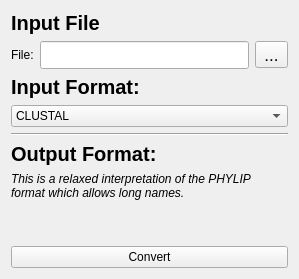
        <widget class="QWidget" name="fileConverterPage">
         <layout class="QGridLayout" name="gridLayout_2">
          <item row="0" column="0">
           <widget class="QLabel" name="label">
            <property name="font">
             <font>
              <pointsize>15</pointsize>
              <weight>75</weight>
              <bold>true</bold>
             </font>
            </property>
            <property name="text">
             <string>Input File</string>
            </property>
           </widget>
          </item>
          <item row="3" column="0">
           <widget class="QLabel" name="inputFormatLabel">
            <property name="font">
             <font>
              <pointsize>15</pointsize>
              <weight>75</weight>
              <bold>true</bold>
             </font>
            </property>
            <property name="text">
             <string>Input Format:</string>
            </property>
           </widget>
          </item>
          <item row="5" column="0">
           <widget class="Line" name="line_2">
            <property name="orientation">
             <enum>Qt::Horizontal</enum>
            </property>
           </widget>
          </item>
          <item row="7" column="0">
           <widget class="QLabel" name="outputFormatDescriptionLabel">
            <property name="font">
             <font>
              <italic>true</italic>
             </font>
            </property>
            <property name="text">
             <string>This is a relaxed interpretation of the PHYLIP format which allows long names.</string>
            </property>
            <property name="wordWrap">
             <bool>true</bool>
            </property>
           </widget>
          </item>
          <item row="8" column="0">
           <spacer name="verticalSpacer">
            <property name="orientation">
             <enum>Qt::Vertical</enum>
            </property>
            <property name="sizeHint" stdset="0">
             <size>
              <width>20</width>
              <height>40</height>
             </size>
            </property>
           </spacer>
          </item>
          <item row="9" column="0">
           <widget class="QPushButton" name="runFileConverterBtn">
            <property name="focusPolicy">
             <enum>Qt::NoFocus</enum>
            </property>
            <property name="text">
             <string>Convert</string>
            </property>
           </widget>
          </item>
          <item row="6" column="0">
           <widget class="QLabel" name="outputFormatLabel">
            <property name="font">
             <font>
              <pointsize>15</pointsize>
              <weight>75</weight>
              <bold>true</bold>
             </font>
            </property>
            <property name="text">
             <string>Output Format:</string>
            </property>
           </widget>
          </item>
          <item row="4" column="0">
           <widget class="QComboBox" name="inputFormatComboBox">
            <property name="sizePolicy">
             <sizepolicy hsizetype="MinimumExpanding" vsizetype="Fixed">
              <horstretch>0</horstretch>
              <verstretch>0</verstretch>
             </sizepolicy>
            </property>
            <item>
             <property name="text">
              <string>CLUSTAL</string>
             </property>
            </item>
            <item>
             <property name="text">
              <string>EMBOSS</string>
             </property>
            </item>
            <item>
             <property name="text">
              <string>FASTA</string>
             </property>
            </item>
            <item>
             <property name="text">
              <string>FASTA-m10</string>
             </property>
            </item>
            <item>
             <property name="text">
              <string>IG</string>
             </property>
            </item>
            <item>
             <property name="text">
              <string>MAF</string>
             </property>
            </item>
            <item>
             <property name="text">
              <string>Mauve</string>
             </property>
            </item>
            <item>
             <property name="text">
              <string>NEXUS</string>
             </property>
            </item>
            <item>
             <property name="text">
              <string>PHYLIP</string>
             </property>
            </item>
            <item>
             <property name="text">
              <string>PHYLIP-sequential</string>
             </property>
            </item>
            <item>
             <property name="text">
              <string>Stockholm</string>
             </property>
            </item>
           </widget>
          </item>
          <item row="1" column="0">
           <layout class="QHBoxLayout" name="horizontalLayout_23">
            <item>
             <widget class="QLabel" name="label_9">
              <property name="text">
               <string>File:</string>
              </property>
             </widget>
            </item>
            <item>
             <widget class="QLineEdit" name="fileConverterEntry">
              <property name="font">
               <font>
                <pointsize>13</pointsize>
               </font>
              </property>
             </widget>
            </item>
            <item>
             <widget class="QToolButton" name="fileConverterBtn">
              <property name="font">
               <font>
                <pointsize>13</pointsize>
               </font>
              </property>
              <property name="text">
               <string>...</string>
              </property>
             </widget>
            </item>
           </layout>
          </item>
         </layout>
        </widget>
